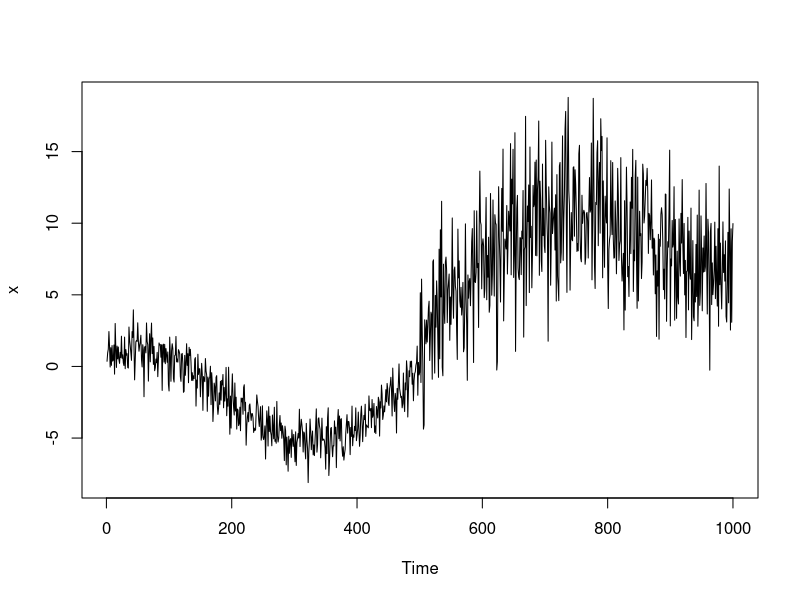

The R script that drew this image: (Note: this script raises an error after producing the figure.)
###-----------------------------------------------
### The data. **AR included**
###-----------------------------------------------
f = function(t){
  5*cos(t*9) - (t - 0.7)^2 *10 + (t-0.2)^3 *20
}
ar = function(n, ar, df){
  z = rep(NA,n)
  z[1] = rt(1,df)
  for(i in 2:n){
    z[i] = ar*z[i-1] + rt(1,df)
  }
  z
}
n = 1000
mu = f((1:n)/n)
z = c(rnorm(n/2,1), rnorm(n/2, 1)*3) 
x = z+mu
par(mfrow = c(1, 1))
ts.plot(x)


diff_seq = function(diff, ts){
	d = rep(NULL, length(ts))
	for (i in length(diff):length(ts)){
		d[i] = as.numeric(ts[i:(i-length(diff)+1)]%*%diff)
	}
	return(na.omit(d))
}

ds = c(1,-1)/sqrt(2)
d1 = diff_seq(ds, x)
d2 = d^2
ts.plot(d)
ts.plot(d2)
abline(h = mean(d2[1:(n/2)]), col = 'red', lwd = 1.5)
abline(h = mean(d2[(n/2+1):(n-1)]), col = 'blue', lwd = 1.5)

###----------------------------------
### Self Method
###----------------------------------

kern = function(x){ #Bartlett kernel
  ifelse(abs(x)<=1,1-abs(x), 0)
}

var_head = function(x, l){ #Kernel Estimation of volatility
  n = length(x)
  l = floor(l)
  sum = 0
  covar = c(acf(x, l+1, type = 'cov', plot=FALSE)$acf)
  k = (-l):l
  out = sum(kern(k/l) * covar[abs(k) +1])
  return(out)
}

KS_std = function(x){ #
  n = length(x)
  x_bar = mean(x)
  sigma_hat = var_head(x, 2*n^(1/3))
  Tn =cumsum(x - x_bar) / sqrt(n)
  TS = max(abs(Tn / sqrt(sigma_hat)))
}

###----------------------------------
### Differencing Sequence
###----------------------------------
m1 = c(0.7071, -0.7071);sum(m1)
m2 = c(0.8090, -0.5, -0.3090);sum(m2)
m3 = c(0.1942, 0.2809, 0.3832, -0.8582);sum(m3)
m4 = c(0.2708, -0.0142, 0.6909, -0.4858, -0.4617);sum(m4)
m5 = c(0.9064, -0.2600, -0.2167, -0.1774, -0.1420, -0.1103);sum(m5)
m6 = c(0.2400, 0.0300, -0.0342, 0.7738, -0.3587, -0.3038, -0.3472);sum(m6)
m7 = c(0.9302, -0.1965, -0.1728, -0.1506, -0.1299, -0.1107, -0.0930, -0.0768);sum(m7)
m8 = c(0.2171, 0.0467, -0.0046, -0.0348, 0.8207, -0.2960, -0.2453, -0.2260, -0.2879);sum(m8)
m9 = c(0.9943, -0.1578, -0.1429, -0.1287, -0.1152, -0.1025, -0.0905, -0.0792, -0.0687,
 -0.0588);sum(m9)
m10 = c(0.1995, 0.0539, 0.0104, -0.0140, -0.0325, 0.8510, -0.2384, -0.2079, -0.1882,
 -0.1830,-0.2507);sum(m10)

###----------------------------------
### Simulation of different differencing sequences
###----------------------------------

if(1){
	n = 400
	n_sim = 5000
	order =10
	delta = seq(from = 0, to = 1, length.out = 21)
	out = array(NA, dim = c(n_sim, length(delta), order),
				dimnames = list(paste0('isim=', 1:n_sim),
								paste0('delta=', delta),
								paste0('m=',1:order)))
	for(i_sim in 1:n_sim){
		set.seed(i_sim)
		for(i_delta in 1:length(delta)){
			del = delta[i_delta]
			mu = 0
			z = c(rnorm(n/2, 1), rnorm(n/2, 1)*(1+del))
			x = z+mu
			d1 = diff_seq(m1, x)^2
			d2 = diff_seq(m2, x)^2
			d3 = diff_seq(m3, x)^2
			d4 = diff_seq(m4, x)^2
			d5 = diff_seq(m5, x)^2
			d6 = diff_seq(m6, x)^2
			d7 = diff_seq(m7, x)^2
			d8 = diff_seq(m8, x)^2
			d9 = diff_seq(m9, x)^2
			d10 = diff_seq(m10, x)^2
			out[i_sim, i_delta, 1] = KS_std(log(d1^2))
			out[i_sim, i_delta, 2] = KS_std(log(d2^2))
			out[i_sim, i_delta, 3] = KS_std(log(d3^2))
			out[i_sim, i_delta, 4] = KS_std(log(d4^2))
			out[i_sim, i_delta, 5] = KS_std(log(d5^2))
			out[i_sim, i_delta, 6] = KS_std(log(d6^2))
			out[i_sim, i_delta, 7] = KS_std(log(d7^2))
			out[i_sim, i_delta, 8] = KS_std(log(d8^2))
			out[i_sim, i_delta, 9] = KS_std(log(d9^2))
			out[i_sim, i_delta, 10] = KS_std(log(d10^2))
		}
		if(i_sim%%20==0) cat(i_sim, ' >> ')
	}
}
###-----------------------------------------------------------
### Power
###-----------------------------------------------------------
out0 = out*0
out0[,,1] = out[,,1] > 1.358
out0[,,2] = out[,,2] > 1.358
out0[,,3] = out[,,3] > 1.358
out0[,,4] = out[,,4] > 1.358
out0[,,5] = out[,,5] > 1.358
out0[,,6] = out[,,6] > 1.358
out0[,,7] = out[,,7] > 1.358
out0[,,8] = out[,,8] > 1.358
out0[,,9] = out[,,9] > 1.358
out0[,,10] = out[,,10] > 1.358
power = apply(out0, c(2,3), mean)
power

###-----------------------------------------------------------
### Plot results
###-----------------------------------------------------------
par(mfrow = c(1, 2))
#Plot 1
matplot(delta, 100*power, type = 'b', col = 1:10, lty = c(1,2,3), pch = 1, main = "Power", ylim = c(0, 100),
        ylab = expression(K(delta)~"/%"), xlab = expression(delta))
abline(h  = c(0.05, 0, 1)*100, lwd = 0.5, lty = 2)
abline(v = 0, lwd = 0.5, lty = 2)
legend('bottomright', legend = c(paste0("m=",1:10)), 
  col = 1:10, lty = c(1,2,3), cex = 0.4)

#Plot 2
matplot(delta, 100*power, type = 'b', col = 1:10, lty = c(1,2,3), pch = 1, main = "Power (Zoom-in version)",
        ylim = c(0, 0.3) *100, ylab = expression(K(delta)~"/%"), xlab = expression(delta),
        xlim = c(0, 0.2))
abline(h = c(0:5), lwd = 0.5, lty = 3)
abline(v = 0, lwd = 0.5, lty = 2)
legend('bottomright', legend = c(paste0("m=",1:10)), 
  col = 1:10, lty = c(1,2,3), cex = 0.4)

###-----------------------------------------------------------
### Conclusion: 
### M = 7 has more power
###-----------------------------------------------------------
